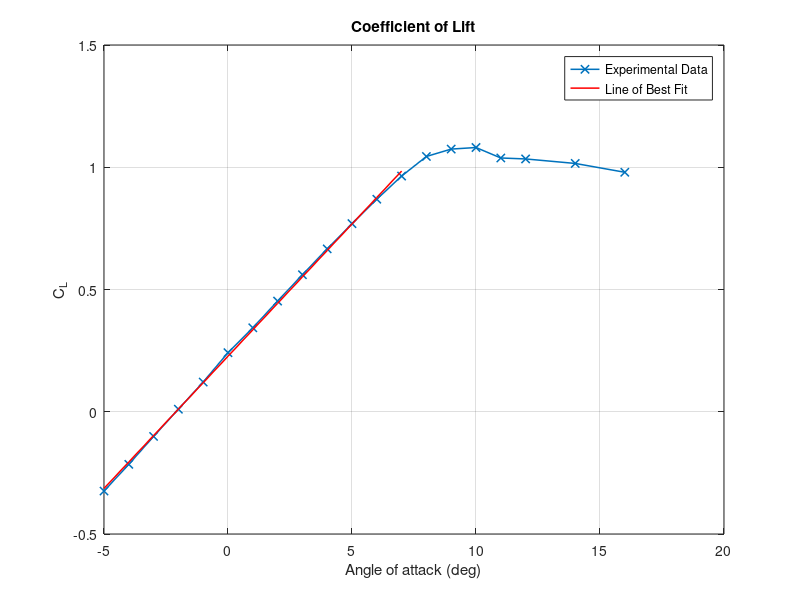
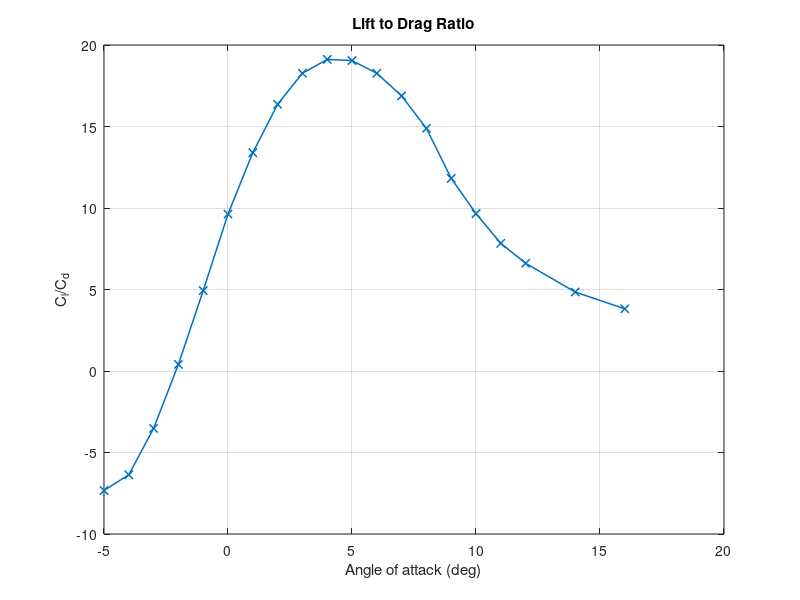
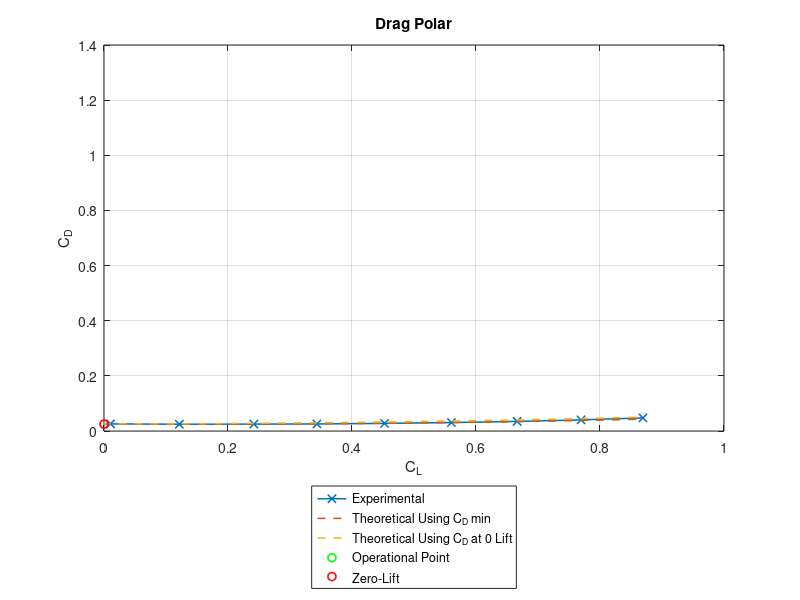
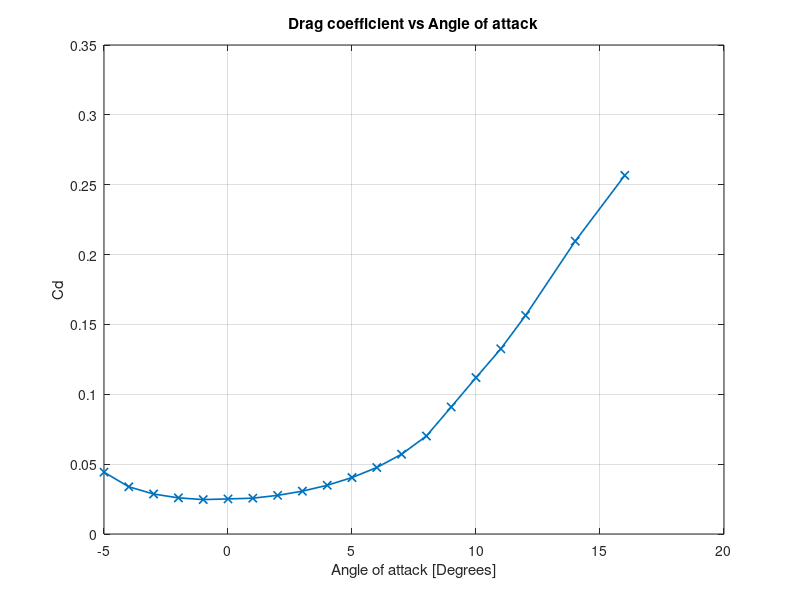

The MATLAB script that drew these images, in order:
% ASEN 2004
% Lab 1
% Aerodynamic Performance of the Tempest/TTwistor UAS

% Purpose: Analysis of TTwistor UAS.x

% Assumptions: Level unbalanced flight.

% Inputs: no.

% Outputs: OUTPUTS CALCULAtED PARAMETERS IN COMAND WINDOW! Also graphs the
% parameters for wing area inputed in variable S.

% Created: 01/19/2018
% Modified: 03/07/2018

%NOTES:
% - Values are outputed in the command window for easy access.

clear all
close all
clc;
%% INITIAL CONDITIONS:
JumpSize = 60000;

%Earth flight conditions:
Density = 1.02400617867;
g = 9.81;
S = 0.63;  %Earth wing area.

%Each battery weights 0.984, calculate weight of airplane:
W = (6.4)*g; % BASELINE WEIGTH

%Each battery has 50 amps, there are two batteries:
i = 100;  %[Amps] 

%Airplane conditions:
AR = 16.5;
ntot = 0.5;

%Battery conditions
Volts = 26.1;
Rt = 1;   %[hour]
C = 18;   %[Amps*hour]
n = 1.0;

%Minimum coefficients at alpha = 1 degree, where we have the minimum drag.
CLmin = 0.1216;
CDmin = 0.02464;
CD0 = 0.02511;

% All data from the lab instructions.
alpha = [ -5 -4 -3 -2 -1 0 1 2 3 4 5 6 7 8 9 10 11 12 14 16];
cl = [-0.32438 -0.21503 -0.10081 0.010503 0.12155 0.24163 0.34336 0.45256 0.56037 0.66625 0.76942 0.86923 0.96386 1.0441 1.0743 1.0807 1.0379 1.034 1.0156 0.97946 ];
cd = [0.044251 0.033783 0.028627 0.025864 0.024643 0.025099 0.025635 0.02766 0.030677 0.034855 0.040403 0.04759 0.057108 0.070132 0.090921 0.11193 0.13254 0.15645 0.20959 0.25668 ];

%Cut data of the linear part of Cl vs Alpha.
alpha2 = [ -5 -4 -3 -2 -1 0 1 2 3 4 5 6 7 8 ];
cl2 = [-0.32438 -0.21503 -0.10081 0.010503 0.12155 0.24163 0.34336 0.45256 0.56037 0.66625 0.76942 0.86923];
cd2 = [0.044251 0.033783 0.028627 0.025864 0.024643 0.025099 0.025635 0.02766 0.030677 0.034855 0.040403 0.04759];

%% INITIAL CALCULATIONS
%Get Oswald efficiency factor:
Oswald = 1.78*(1-0.045*AR.^(0.68))-0.64;

%Get k:
k = 1/(pi*AR*Oswald);

%Get the Drag coefficient for plot.:
CL = linspace(-0.4,1.2,5801);
%CD = CD0 + k*CL .^2;
CD = CDmin + k.*(CL - CLmin).^2;

%Fit linear portion of Cl:
coeff = polyfit(cl2,cd2,2);

Cd_fit = coeff(1).*CL.^2+coeff(2).*CL+coeff(3);

%Bsterry: get t.
t = Rt/(i^n)*(C/Rt)^n;

%Get the maximum power provided by the batteries.
Pmax = (Volts * C /Rt*(Rt/t)^(1/n))*0.5;

%Get the t for each element in the array
tg = Rt/(i^n)*(C/Rt)^n;

%Get array of discharges rates to see how power varies
ns = linspace(1,1.3); 

%% INITIALIZE:

%Initialize 1 dimensional arrays.
Stall_Speed = zeros(1,length(S));
vE = zeros(1,length(S));
vR = zeros(1,length(S));
Emax = zeros(1,length(S));
Rmax = zeros(1,length(S));
RCmax = zeros(1,length(S));
ws = zeros(1,length(S));
Vmax = zeros(1,length(S));
twmaxspeed = zeros(1,length(S));
 
%Initialize 2 dimensional arrays for plotting. 
Clspec = zeros(length(S),JumpSize);
Cdspec = zeros(length(S),JumpSize);
LDspec = zeros(length(S),JumpSize);
Power = zeros(length(S),JumpSize);
Excess = zeros(length(S),JumpSize);
RC = zeros(length(S),JumpSize);
E = zeros(length(S),JumpSize);
R = zeros(length(S),JumpSize);
tw = zeros(length(S),JumpSize);
v = zeros(length(S),JumpSize);

%% CALCULATIONS:
%Begin for loop. Each loop will calculate all parameters for each wing area
%in the initial array S.
for ii=1:length(S)
    
%Calculate the stall speed:
Stall_Speed(ii) = sqrt(2*W/(Density*S(ii)*max(1.3518)));

%Create array of velocities:
v(ii,:)  = linspace(Stall_Speed(ii),Stall_Speed(ii)+50,JumpSize);

%Get the required Cl and Cd from drag polar provided fit:
Clspec(ii,:) = 2*W./(Density.*v(ii,:).^2.*S(ii));
Cdspec(ii,:)  = CDmin + k.*(Clspec(ii,:) - CLmin).^2;  
LDspec(ii,:) = Clspec(ii,:)./Cdspec(ii,:);

%Get the required power based on speed:
Power(ii,:) = W.*v(ii,:)./(LDspec(ii,:));

%Calculate excess power and rate of climb:
Excess(ii,:) = Pmax-Power(ii,:);
RC(ii,:) = Excess(ii,:) ./ W;
RCmax(ii) = max(RC(ii,:));

%Calculate endurance for each velocity:
E(ii,:) = Rt.^(1-n)*(ntot.*Volts.*C./(Density.*v(ii,:).^3.*S(ii).*CD0./2+2.*W.^2.*k./(Density.*v(ii,:).*S(ii)))).^n;
%Calculate range for each velocity:
R(ii,:) = E(ii,:).*v(ii,:)*3.6;

%Calculate velocity for maximum endurance:
vE(ii) = sqrt((2.*W./(Density.*S(ii))).*sqrt(k./(3*CDmin)));
%Calculate velocity for maximum range:
vR(ii) = sqrt((2.*W./(Density.*S(ii))).*sqrt(k./CDmin));

%Calculate the max endurance:
Emax(ii) = Rt.^(1-n)*(ntot.*Volts.*C./((2./sqrt(Density.*S(ii))).*(CD0.^(1/4)).*((2.*W*sqrt(k./3)).^(3/2)))).^n;
%= max(E(ii,:));
%Calculate the max range:
Rmax(ii) = (Rt.^(1-n)*((ntot.*Volts.*C)./((1./sqrt(Density.*S(ii))).*(CD0.^(1/4)).*((2.*W*sqrt(k)).^(3/2)))).^n).*3.6.*vR(ii);
%= max(R(ii,:));

%Calculate Weight / surface area :
ws(ii) = W/S(ii);

%Find the maximum velocity
 u = find(Power(ii,:)<Pmax+.1 &  Power(ii,:)>Pmax-.1);
Vmax(ii) =  v(ii,u(1));

%Get thrust over weight:
tw(ii,:) = Pmax ./ v(ii,:);

%Get thrust over weight at the maximum speed:
twmaxspeed(ii) = tw(ii,u(1)) ;

end

%Calculate endurance for different discharge coefficients:
Rs = zeros(1,100);
for jj = 1:100
Rs(jj) = (Rt.^(1-ns(jj))*((ntot.*Volts.*C)./((1./sqrt(Density.*S(ii))).*(CD0^(1/4))*((2.*W*sqrt(k))^(3/2))))^ns(jj))*3.6*vR(ii);
end

%Calculate drag polar for ploting:
coefs=polyfit(alpha(1:13),cl(1:13),1);
line=polyval(coefs,alpha(1:13));

lowest=find(cd==min(cd));
C_dp=cd(lowest)+k*(line-line(lowest)).^2;

vv=18;
C_l_op=W*g/(.5*Density*vv^2*S);
C_d_op=cd(lowest)+k*(C_l_op-line(lowest)).^2;
C_dp2=.026+(cl.^2/(pi*Oswald*AR));

C_d_0=cd(lowest)+k*(0-line(lowest)).^2;

%% Print the information: 

fprintf('The wing areas are:')
S
fprintf('The wing loadings are:')
ws
fprintf('The t/w at max speed are:')
twmaxspeed
fprintf('The stall speeds are:')
Stall_Speed
fprintf('The maximum speeds are:')
Vmax
fprintf('The maximum endurances are:')
Emax
fprintf('The speed for maximum endurances are:')
vE
fprintf('The maximum ranges are:')
Rmax
fprintf('The speed for maximum ranges are:')
vR
fprintf('The maximum rates of climb are:')
RCmax

%% Plot:

%Create legend:
Leg=cell(length(S),1);
for pl1 = 1:length(S)
Leg{pl1} =strcat('Wing area =  ', num2str(S(pl1)),'  [m^2]');
end

%LIFT COEFFICIENT VS ALPHA
figure
plot(alpha,cl,'-x','LineWidth',1.1)
title('Coefficient of Lift')
xlabel('Angle of attack (deg)')
ylabel('C_L')
hold on
plot(alpha(1:13),line,'r','LineWidth',1.1)
grid on
legend('Experimental Data', 'Line of Best Fit')

figure
plot(alpha,cl./cd,'x-','LineWidth',1.1)
title('Lift to Drag Ratio')
xlabel('Angle of attack (deg)')
ylabel('C_l/C_d')
grid on

figure
plot(cl(1:12),cd(1:12),'x-','LineWidth',1.1)
title('Drag Polar')
xlabel('C_L')
ylabel('C_D')
xlim([0 1])
hold on
plot(cl(1:12),C_dp(1:12),'--','LineWidth',1.1)
plot(cl(1:12),C_dp2(1:12),'--','LineWidth',1.1)
plot(C_l_op,C_d_op,'go','LineWidth',1.2)
plot(0,C_d_0,'ro','LineWidth',1.2)
legend('Experimental','Theoretical Using C_D min','Theoretical Using C_D at 0 Lift','Operational Point','Zero-Lift','Location','SouthOutside')
grid on


% DRAGG COEFFICIENT VS ALPHA
figure 
plot(alpha, cd,'-x')
title('Drag coefficient vs Angle of attack')
xlabel('Angle of attack [Degrees]');
grid on
 set(findall(gca, 'Type', 'Line'),'LineWidth',1.2);
ylabel('Cd');


%RATE OF CLIMB VS VELOCITY
figure
hold on
grid on
for pl1 = 1:length(S)
plot(v(pl1,:),RC(pl1,:))
end
legend(Leg)
title('Rate of climb vs Velocity')
xlabel('Velocity [m/s]');
ylabel('Rate of climb [m/s]');
 set(findall(gca, 'Type', 'Line'),'LineWidth',1.2);
hold off

% %RANGE VS DISCHARGE PARAMETER
figure
hold on
grid on
plot(ns,Rs)
title('Maximum Range vs Discharge parameter')
xlabel('Discharge parameter');
ylabel('Range [Km]');
 set(findall(gca, 'Type', 'Line'),'LineWidth',1.2);
hold off

%ENDURANCE VS VELOCITY
figure
hold on
grid on
for pl1 = 1:length(S)
plot(v(pl1,:),E(pl1,:))
end
legend(Leg)
title('Endurance vs Velocity')
xlabel('Velocity [m/s]');
ylabel('Endurance [h]');
 set(findall(gca, 'Type', 'Line'),'LineWidth',1.2);
hold off
% 
%RANGE VS VELOCITY
figure
hold on
grid on
for pl1 = 1:length(S)
plot(v(pl1,:),R(pl1,:))
end
legend(Leg)
title('Range vs Velocity')
xlabel('Velocity [m/s]');
ylabel('Range [km]');
 set(findall(gca, 'Type', 'Line'),'LineWidth',1.2);
hold off


%POWERS VS VELOCITY
figure
hold on
grid on
for pl1 = 1:length(S)
plot(v(pl1,:),Power(pl1,:))
end
plot(v(1,:),Pmax*ones(1,length(v)))
Leg{length(S)+1} =strcat('Power available [w]');
legend(Leg)
title('Power required and available vs Velocity')
xlabel('Velocity [m/s]');
ylabel('Power [w]');
 set(findall(gca, 'Type', 'Line'),'LineWidth',1.2);
hold off




